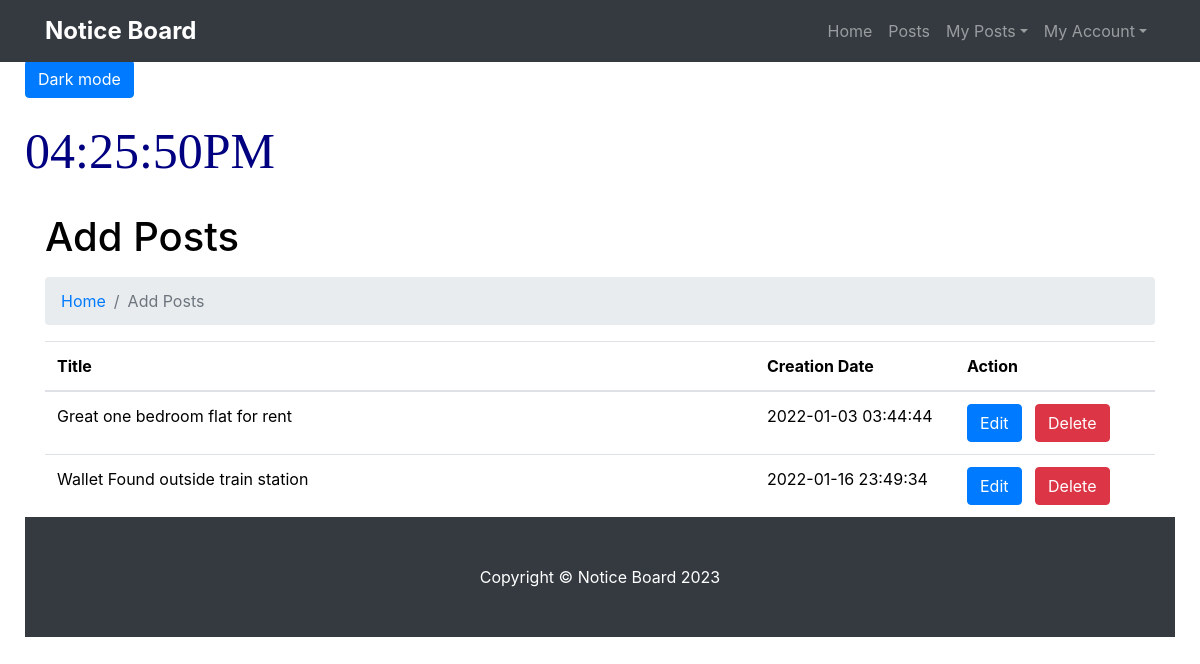
Screenshot of /manage-post.php (signed in) with the database file from the repository.
### tables this page shows
CREATE TABLE `posts` (
  `postid` int(5) NOT NULL,
  `uid` int(11) DEFAULT NULL,
  `title` varchar(120) DEFAULT NULL,
  `created` timestamp NULL DEFAULT current_timestamp(),
  `content` mediumtext DEFAULT NULL,
  `image` varchar(64) DEFAULT NULL
);

### manage-post.php (the view, shortened to what this page needs)
<?php session_start();
include('includes/config.php');
if (strlen($_SESSION['newuid']==0)) {
  header('location:logout.php');
  } else{
?>
<!DOCTYPE html>
<html lang="en">
  <head>
    <link href="vendor/bootstrap/css/bootstrap.min.css" rel="stylesheet">
    <link href="css/modern-business.css" rel="stylesheet">
  </head>
  <body>
    <?php include('includes/header.php');?>
    <div class="container">
      <h1 class="mt-4 mb-3">Add Posts</h1>
      <ol class="breadcrumb">
        <li class="breadcrumb-item">
          <a href="index.php">Home</a>
        </li>
        <li class="breadcrumb-item active">Add Posts</li>
      </ol>
      <div class="row">
        <div class="col-lg-12">
<table class="table table-colored table-centered table-inverse m-0">
<thead>
<tr>
<th>Title</th>
<th>Creation Date</th>
<th>Action</th>
</tr>
</thead>
<tbody>
<?php
$uid=$_SESSION['newuid'];
$query=mysqli_query($con,"select * from posts where uid='$uid'");
$rowcount=mysqli_num_rows($query);
if($rowcount==0)
{
?>
<tr>
<td colspan="4" align="center"><h3 style="color:red">No record found</h3></td>
<tr>
<?php
} else {
while($row=mysqli_fetch_array($query))
{
?>
 <tr>
<td><?php echo ($row['title']);?></td>
<td width="200"><?php echo htmlentities($row['created'])?></td>
<td width="200"><a href="edit-post.php?pid=<?php echo htmlentities($row['postid']);?>" class="btn btn-primary">Edit</a>
    <a href="manage-post.php?pid=<?php echo htmlentities($row['postid']);?>&&action=del" onclick="return confirm('Do you really want to delete ?')" class="btn btn-danger"> Delete</a> </td>
 </tr>
<?php } }?>
                                            </tbody>
</table>
        </div>
      </div>
    </div>
 <?php include('includes/footer.php');?>
  </body>
</html>
<?php } ?>

### css/modern-business.css (style rules this page uses)
@media (min-width: 992px) { body { padding-top: 56px; } }

### manage-post.php (style rules this page uses)
body { padding: 25px; background-color: white; color: black; }

### rows the page displays
posts: title "Great one bedroom flat for rent", created "2022-01-03 03:44:44"
posts: title "Wallet Found outside train station", created "2022-01-16 23:49:34"
